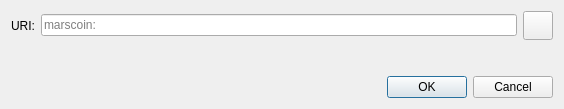
<?xml version="1.0" encoding="UTF-8"?>
<ui version="4.0">
 <class>OpenURIDialog</class>
 <widget class="QDialog" name="OpenURIDialog">
  <property name="geometry">
   <rect>
    <x>0</x>
    <y>0</y>
    <width>564</width>
    <height>109</height>
   </rect>
  </property>
  <property name="windowTitle">
   <string>Open bitcoin URI</string>
  </property>
  <layout class="QVBoxLayout" name="verticalLayout">
   <item>
    <layout class="QHBoxLayout" name="horizontalLayout">
     <item>
      <widget class="QLabel" name="label">
       <property name="text">
        <string>URI:</string>
       </property>
      </widget>
     </item>
     <item>
      <widget class="QValidatedLineEdit" name="uriEdit">
       <property name="placeholderText">
        <string notr="true">marscoin:</string>
       </property>
      </widget>
     </item>
     <item>
      <widget class="QToolButton" name="pasteButton">
       <property name="toolTip">
        <string extracomment="Tooltip text for button that allows you to paste an address that is in your clipboard.">Paste address from clipboard</string>
       </property>
       <property name="text">
        <string/>
       </property>
       <property name="icon">
        <iconset resource="../bitcoin.qrc">
         <normaloff>:/icons/editpaste</normaloff>:/icons/editpaste
        </iconset>
       </property>
       <property name="iconSize">
        <size>
         <width>22</width>
         <height>22</height>
        </size>
       </property>
      </widget>
     </item>
    </layout>
   </item>
   <item>
    <spacer name="verticalSpacer">
     <property name="orientation">
      <enum>Qt::Vertical</enum>
     </property>
     <property name="sizeHint" stdset="0">
      <size>
       <width>20</width>
       <height>40</height>
      </size>
     </property>
    </spacer>
   </item>
   <item>
    <widget class="QDialogButtonBox" name="buttonBox">
     <property name="orientation">
      <enum>Qt::Horizontal</enum>
     </property>
     <property name="standardButtons">
      <set>QDialogButtonBox::Cancel|QDialogButtonBox::Ok</set>
     </property>
    </widget>
   </item>
  </layout>
 </widget>
 <customwidgets>
  <customwidget>
   <class>QValidatedLineEdit</class>
   <extends>QLineEdit</extends>
   <header>qt/qvalidatedlineedit.h</header>
  </customwidget>
 </customwidgets>
 <resources/>
 <connections>
  <connection>
   <sender>buttonBox</sender>
   <signal>accepted()</signal>
   <receiver>OpenURIDialog</receiver>
   <slot>accept()</slot>
   <hints>
    <hint type="sourcelabel">
     <x>248</x>
     <y>254</y>
    </hint>
    <hint type="destinationlabel">
     <x>157</x>
     <y>274</y>
    </hint>
   </hints>
  </connection>
  <connection>
   <sender>buttonBox</sender>
   <signal>rejected()</signal>
   <receiver>OpenURIDialog</receiver>
   <slot>reject()</slot>
   <hints>
    <hint type="sourcelabel">
     <x>316</x>
     <y>260</y>
    </hint>
    <hint type="destinationlabel">
     <x>286</x>
     <y>274</y>
    </hint>
   </hints>
  </connection>
 </connections>
</ui>
